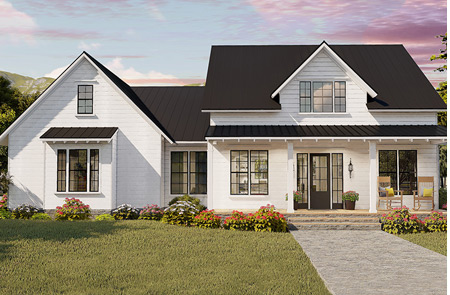
#> input picture Resource/Image/house.jpg, 450 x 295 px, found by its file name
$ python embossing.py
#> lines starting #> are read from the running program, lines starting #| are printed output that depends on the picture
import cv2
import numpy as np
img_emboss_input = cv2.imread('house.jpg')
#> img_emboss_input is the input picture: shape (295, 450, 3); mean B, G, R 126.8, 139.7, 146.4
kernel_emboss_1 = np.array([[0,-1,-1],
[1,0,-1],
[1,1,0]])
kernel_emboss_2 = np.array([[-1,-1,0],
[-1,0,1],
[0,1,1]])
kernel_emboss_3 = np.array([[1,0,0],
[0,0,0],
[0,0,-1]])

# converting the image to grayscale
gray_img = cv2.cvtColor(img_emboss_input,cv2.COLOR_BGR2GRAY)
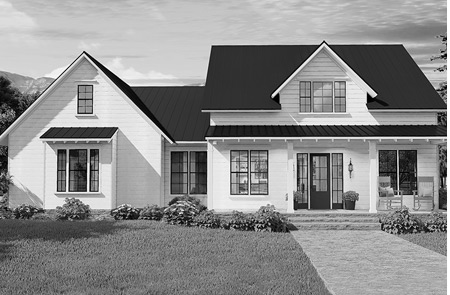
#> gray_img: shape (295, 450); min 0, max 255, mean 140.2

# applying the kernels to the grayscale image and adding the offset
output_1 = cv2.filter2D(gray_img, -1, kernel_emboss_1) + 128
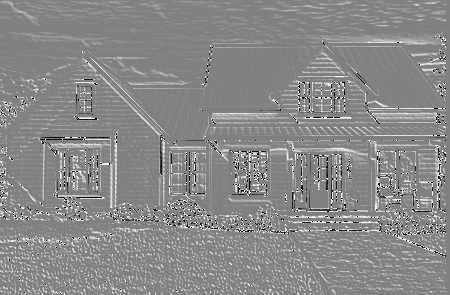
#> output_1: shape (295, 450); min 0, max 255, mean 137.1
output_2 = cv2.filter2D(gray_img, -1, kernel_emboss_2) + 128
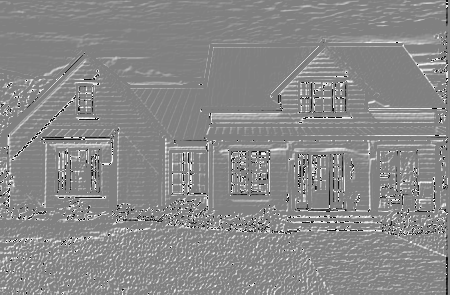
#> output_2: shape (295, 450); min 0, max 255, mean 137.3
output_3 = cv2.filter2D(gray_img, -1, kernel_emboss_3) + 128
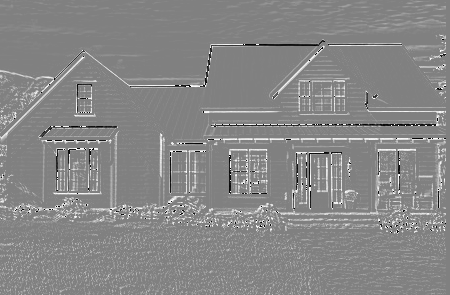
#> output_3: shape (295, 450); min 0, max 255, mean 135.2

cv2.imshow('Input', img_emboss_input)
cv2.imshow('Embossing - South West', output_1)
cv2.imshow('Embossing - South East', output_2)
cv2.imshow('Embossing - North West', output_3)
cv2.waitKey(0)
